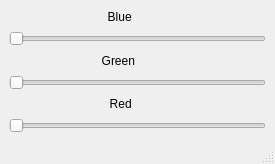
<?xml version="1.0" encoding="UTF-8"?>
<ui version="4.0">
 <class>MainWindow</class>
 <widget class="QMainWindow" name="MainWindow">
  <property name="geometry">
   <rect>
    <x>0</x>
    <y>0</y>
    <width>275</width>
    <height>164</height>
   </rect>
  </property>
  <property name="cursor">
   <cursorShape>ArrowCursor</cursorShape>
  </property>
  <property name="windowTitle">
   <string>Caliber</string>
  </property>
  <widget class="QWidget" name="centralwidget">
   <layout class="QGridLayout" name="gridLayout">
    <item row="0" column="0">
     <widget class="QLabel" name="label">
      <property name="text">
       <string>Blue </string>
      </property>
      <property name="alignment">
       <set>Qt::AlignRight|Qt::AlignTrailing|Qt::AlignVCenter</set>
      </property>
     </widget>
    </item>
    <item row="5" column="0">
     <widget class="QLabel" name="label_3">
      <property name="text">
       <string>Red </string>
      </property>
      <property name="alignment">
       <set>Qt::AlignRight|Qt::AlignTrailing|Qt::AlignVCenter</set>
      </property>
     </widget>
    </item>
    <item row="3" column="0">
     <widget class="QLabel" name="label_2">
      <property name="text">
       <string>Green</string>
      </property>
      <property name="alignment">
       <set>Qt::AlignRight|Qt::AlignTrailing|Qt::AlignVCenter</set>
      </property>
     </widget>
    </item>
    <item row="0" column="1">
     <widget class="QLabel" name="label_blue">
      <property name="text">
       <string/>
      </property>
     </widget>
    </item>
    <item row="2" column="0" colspan="2">
     <widget class="QSlider" name="slider_blue">
      <property name="orientation">
       <enum>Qt::Horizontal</enum>
      </property>
     </widget>
    </item>
    <item row="4" column="0" colspan="2">
     <widget class="QSlider" name="slider_green">
      <property name="orientation">
       <enum>Qt::Horizontal</enum>
      </property>
     </widget>
    </item>
    <item row="6" column="0" colspan="2">
     <widget class="QSlider" name="slider_red">
      <property name="orientation">
       <enum>Qt::Horizontal</enum>
      </property>
     </widget>
    </item>
    <item row="3" column="1">
     <widget class="QLabel" name="label_green">
      <property name="text">
       <string/>
      </property>
     </widget>
    </item>
    <item row="5" column="1">
     <widget class="QLabel" name="label_red">
      <property name="text">
       <string/>
      </property>
     </widget>
    </item>
   </layout>
  </widget>
  <widget class="QStatusBar" name="statusbar"/>
 </widget>
 <resources/>
 <connections/>
</ui>
